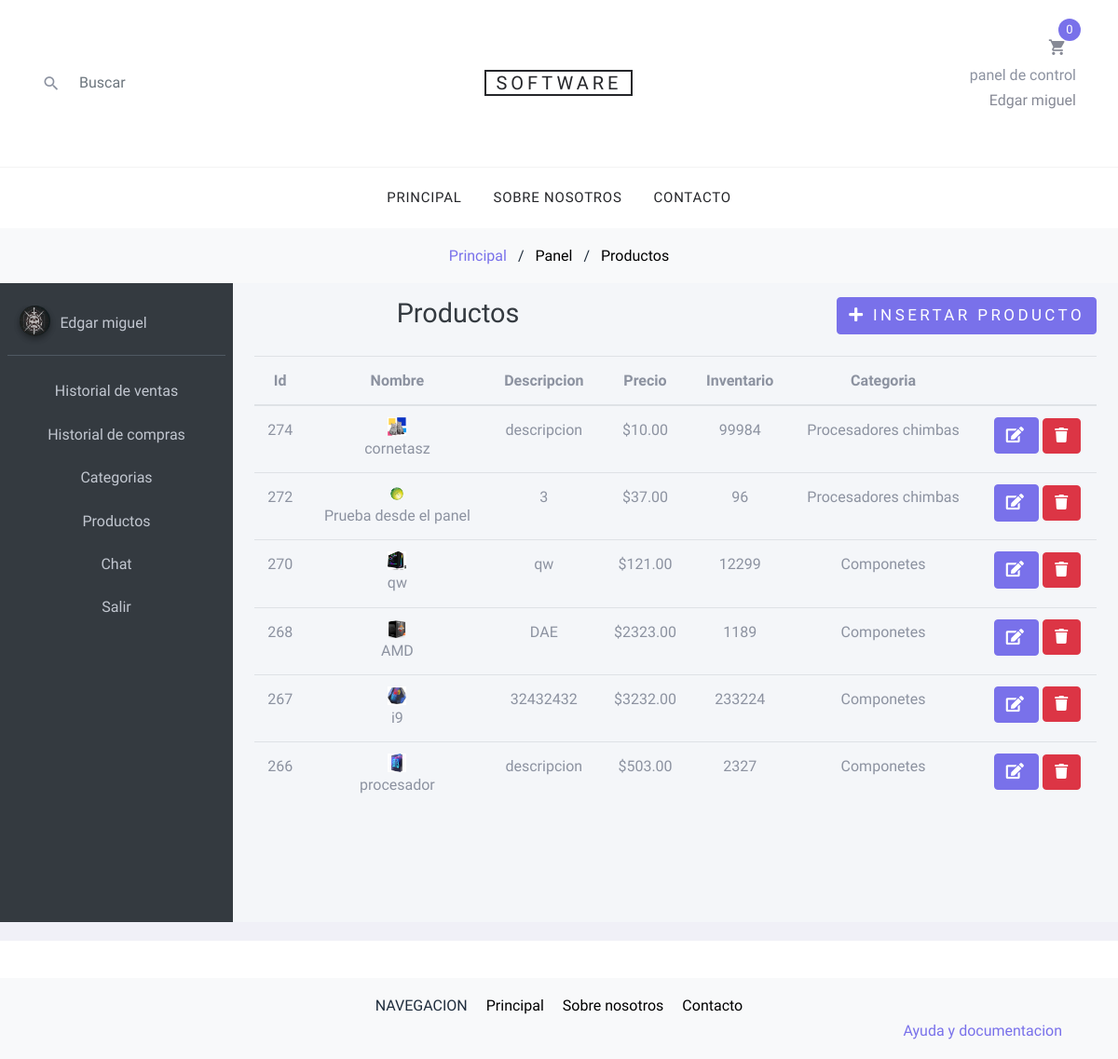
Page /productospanel.php (signed in) on the earlier database version.
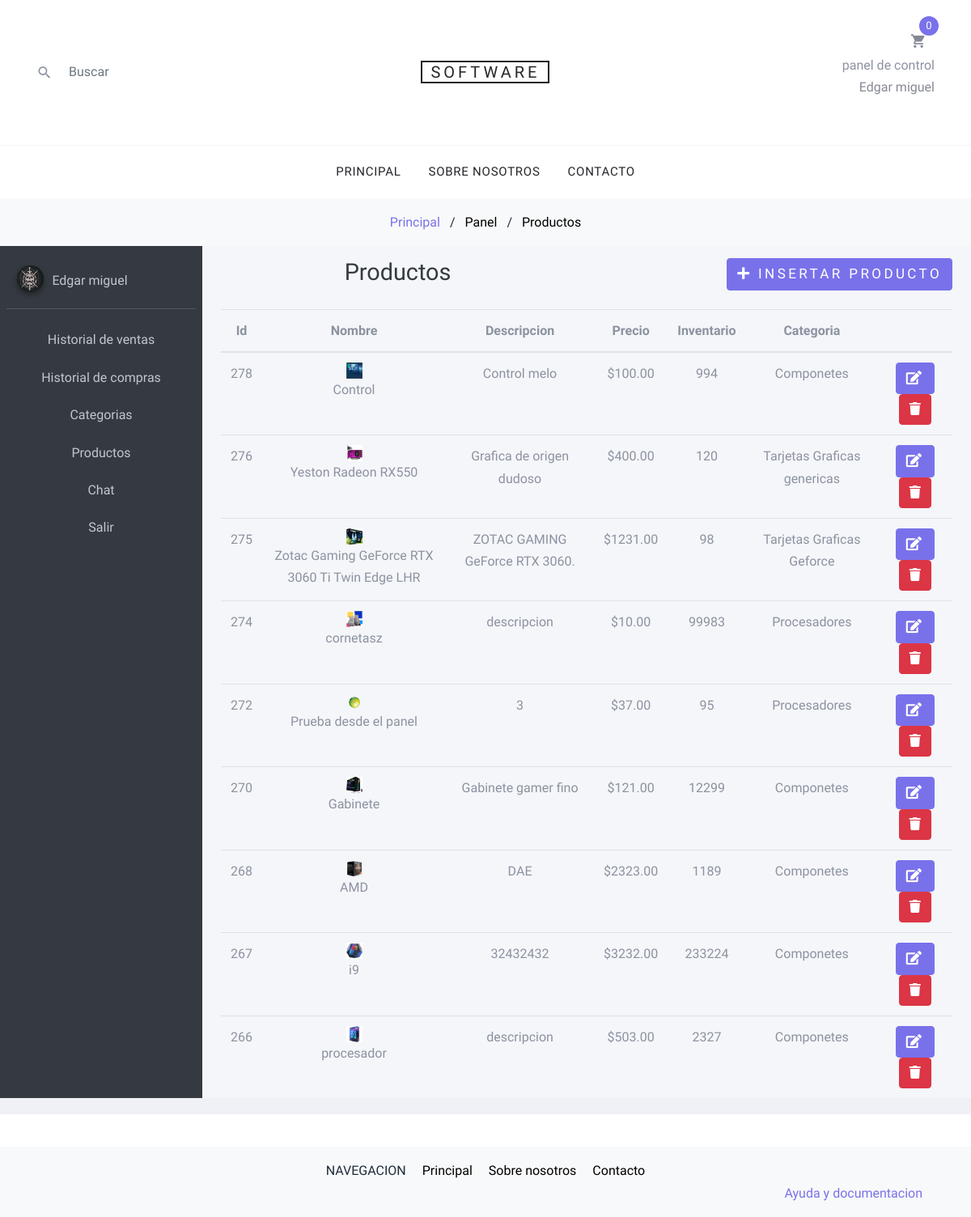
Same page on the later database version.
### tables this page shows
CREATE TABLE `productos` (
  `id` int(11) NOT NULL,
  `nombre` varchar(300) NOT NULL,
  `descripcion` text NOT NULL,
  `precio` double NOT NULL,
  `imagen` varchar(200) NOT NULL,
  `inventario` int(11) NOT NULL,
  `id_categoria` int(11) NOT NULL
);

CREATE TABLE `categorias` (
  `id` int(11) NOT NULL,
  `nombre` varchar(100) NOT NULL,
  `descripcion` varchar(400) NOT NULL,
  `imagen` varchar(400) NOT NULL
);

### productospanel.php (the view, shortened to what this page needs)
<?php
  include "./php/conexion.php";
  $resultado = $conexion ->query("
    select productos.*, categorias.nombre as catego  from
    productos
    inner join categorias on productos.id_categoria = categorias.id
    order by id DESC")or die($conexion->error);
?>
<!DOCTYPE html>
<html>
<head>
  <link rel="stylesheet" href="./dashboard/plugins/fontawesome-free/css/all.min.css">
  <link rel="stylesheet" href="./dashboard/dist/css/adminlte.min.css">
    <link rel="stylesheet" href="fonts/icomoon/style.css">
    <link rel="stylesheet" href="css/bootstrap.min.css">
    <link rel="stylesheet" href="css/magnific-popup.css">
    <link rel="stylesheet" href="css/jquery-ui.css">
    <link rel="stylesheet" href="css/owl.carousel.min.css">
    <link rel="stylesheet" href="css/owl.theme.default.min.css">
    <link rel="stylesheet" href="css/aos.css">
    <link rel="stylesheet" href="css/style.css">
 <link rel="stylesheet" href="ccs/estilos.css">
</head>
<body >
<div class="wrapper">
  <?php include "./layouts/header.php";?>
  <div class="bg-light py-3">
      <div class="container">
        <div class="row">
          <div class="col-md-12 mb-0"><a href="index.php">Principal</a> <span class="mx-2 mb-0">/</span>
           <strong class="text-black">Panel</strong>
           <span class="mx-2 mb-0">/</span> <strong class="text-black">Productos</strong></div>
        </div>
      </div>
    </div>
  <div class="wrapper">
  <?php include "./layouts/admin/header.php"; ?>
  <div class="content-wrapper">
    <div class="content-header">
      <div class="container-fluid">
        <div class="row mb-2">
          <div class="col-sm-6">
            <h1 class="m-0 text-dark">Productos</h1>
          </div>
          <div class="col-sm-6 text-right">
             <button type="button" class="btn btn-primary" data-toggle="modal" data-target="#exampleModal">
              <i class="fa fa-plus"></i> Insertar Producto
            </button>
          </div>
        </div>
      </div>
    </div>
    <section class="content">
      <div class="container-fluid">
          <table class="table">
            <thead>
              <tr>
                <th>Id</th>
                <th>Nombre</th>
                <th>Descripcion</th>
                <th>Precio</th>
                <th>Inventario</th>
                <th>Categoria</th>
                <th></th>
              </tr>
            </thead>
            <tbody>
                  <?php
                    while($f = mysqli_fetch_array($resultado)){
                  ?>
                   <tr>
                      <td><?php echo $f['id'];?></td>
                      <td>
                        <img src="./images/<?php echo $f['imagen'];?>" width="20px" height="20px" alt="">
                        <?php echo $f['nombre'];?>
                      </td>
                      <td><?php echo $f['descripcion'];?></td>
                      <td>$<?php echo number_format($f['precio'],2,'.','');?></td>
                      <td><?php echo $f['inventario'];?></td>
                      <td><?php echo $f['catego'];?></td>
                      <td>
                        <button class="btn btn-primary btn-small btnEditar"
                          data-id="<?php echo $f['id']; ?>"
                          data-nombre="<?php echo $f['nombre']; ?>"
                          data-descripcion="<?php echo $f['descripcion']; ?>"
                          data-inventario="<?php echo $f['inventario']; ?>"
                          data-categoria="<?php echo $f['id_categoria']; ?>"
                          data-precio="<?php echo $f['precio']; ?>"
                          data-toggle="modal" data-target="#modalEditar">
                          <i class="fa fa-edit"></i>
                        </button>
                        <button class="btn btn-danger btn-small btnEliminar"
                          data-id="<?php echo $f['id']; ?>"
                          data-toggle="modal" data-target="#modalEliminar">
                          <i class="fa fa-trash"></i>
                        </button>
                      </td>
                    </tr>
                <?php
                   }
                ?>
            </tbody>
          </table>
      </div>
    </section>
  </div>
</div>
<?php include "./layouts/footer.php";?>
</body>
</html>

Differences in the rows shown:
added productos: id "278", imagen (picture), nombre "Control", descripcion "Control melo", precio "100.00", inventario "994", id_categoria.nombre "Componetes"
added productos: id "276", imagen (picture), nombre "Yeston Radeon RX550", descripcion "Grafica de origen dudoso", precio "400.00", inventario "120", id_categoria.nombre "Tarjetas Graficas genericas"
added productos: id "275", imagen (picture), nombre "Zotac Gaming GeForce RTX 3060 Ti Twin Edge LHR", descripcion "ZOTAC GAMING GeForce RTX 3060.", precio "1231.00", inventario "98", id_categoria.nombre "Tarjetas Graficas Geforce"
changed productos "cornetasz": inventario "99984" → "99983"; id_categoria.nombre "Procesadores chimbas" → "Procesadores"
changed productos "Prueba desde el panel": inventario "96" → "95"; id_categoria.nombre "Procesadores chimbas" → "Procesadores"
changed productos id 270: nombre "qw" → "Gabinete"; descripcion "qw" → "Gabinete gamer fino"
